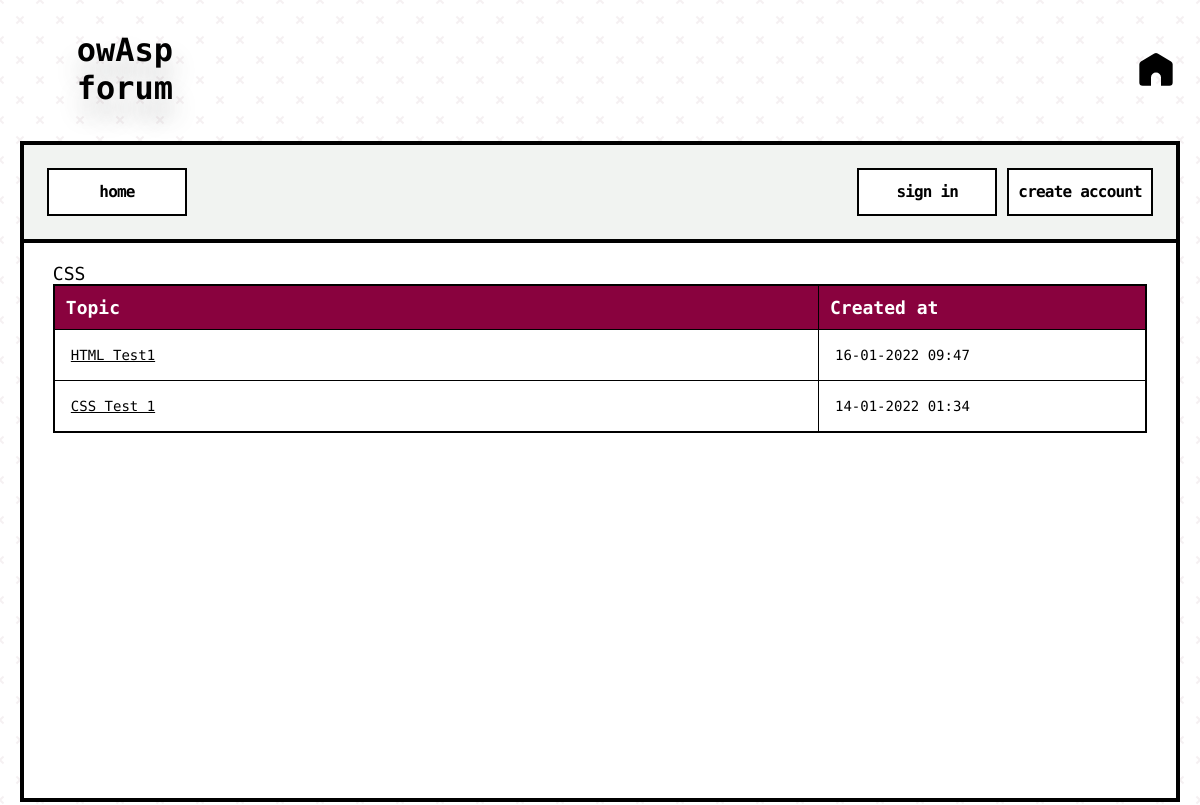
Page /forum/category.php?id=1 on the earlier database version.
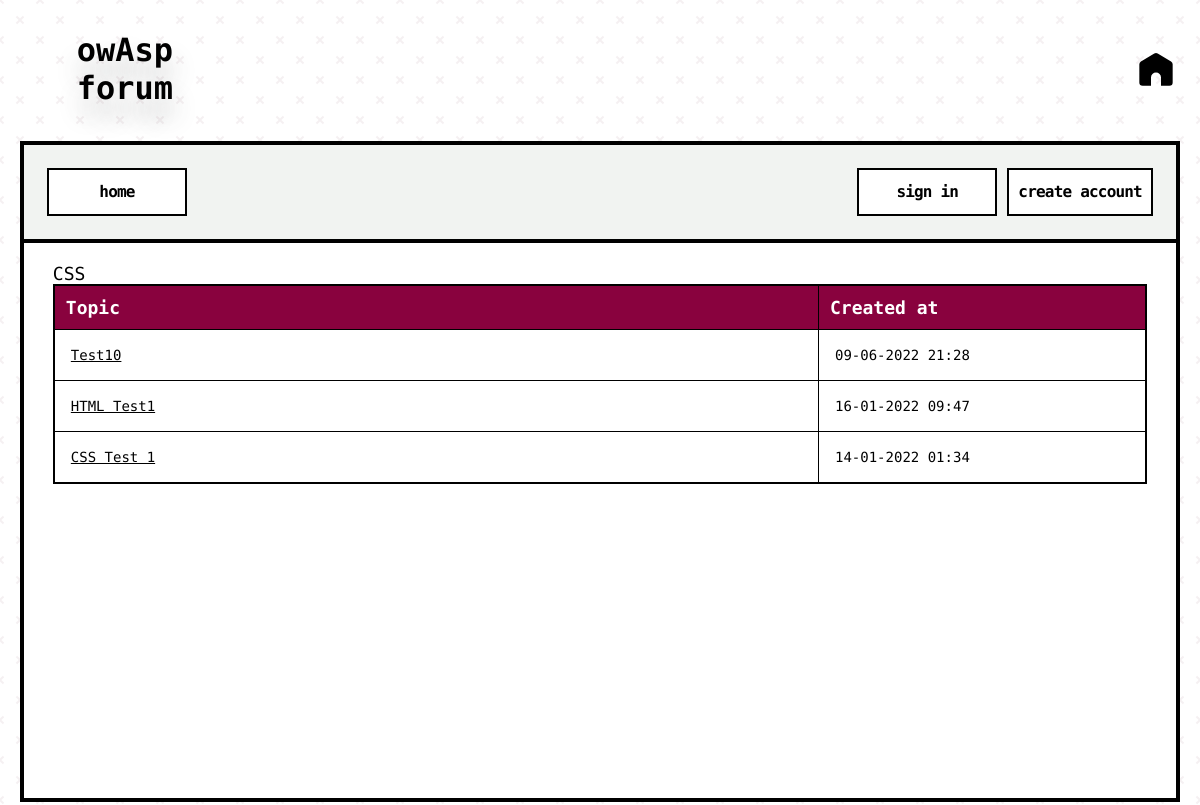
Same page on the later database version.
### tables this page shows
CREATE TABLE `categories` (
  `cat_id` int(8) NOT NULL,
  `cat_name` varchar(255) NOT NULL,
  `cat_description` varchar(255) NOT NULL
);

CREATE TABLE `topics` (
  `topic_id` int(8) NOT NULL,
  `topic_subject` varchar(255) NOT NULL,
  `topic_date` datetime NOT NULL,
  `topic_cat` int(8) NOT NULL,
  `topic_by` int(8) NOT NULL
);

### forum/category.php (the view, shortened to what this page needs)
<?php
include 'database.php';
include 'header.php';
$sql = "SELECT
			cat_id,
			cat_name,
			cat_description
		FROM
			categories
		WHERE
			cat_id = " . $_GET['id'];
$result = mysqli_query($connect_database, $sql);
if(!$result)
{
	echo '<br><font style="font-size: 14px;">The category could not be displayed, please try again later.</font><br><font style="font-size: 14px;">' .  '</font><br>';
}
else
{
	if(mysqli_num_rows($result) == 0)
	{
		echo '<br><font style="font-size: 14px;">This category does not exist.</font><br><br>';
	}
	else
	{
		while($row = mysqli_fetch_assoc($result))
		{
			echo '<font style="font-size: 18px;">' . $row['cat_name'] . '</font><br>';
		}
		$get_id = $_GET['id'];
		$sql = "SELECT
					topic_id,
					topic_subject,
					topic_date,
					topic_cat
				FROM
					topics
				WHERE
					topic_cat = '$get_id'
				ORDER BY
					topic_date
				DESC";
		$result = mysqli_query($connect_database, $sql);
		if(!$result)
		{
			echo '<br><font style="font-size: 14px;">The topics could not be displayed, please try again later.</font><br><br>';
		}
		else
		{
			if(mysqli_num_rows($result) == 0)
			{
				echo '<br><font style="font-size: 14px;">There are no topics in this category yet.</font><br><br>';
			}
			else
			{
				echo '<table border="1">
					  <tr>
						<th>Topic</th>
						<th>Created at</th>
					  </tr>';
				while($row = mysqli_fetch_assoc($result))
				{
					echo '<tr>';
						echo '<td class="leftpart">';
							echo '<font style="font-size: 14px;"><a href="topic.php?id=' . $row['topic_id'] . '">' . $row['topic_subject'] . '</a><br></font>';
						echo '</td>';
						echo '<td class="rightpart">';
							echo '<font style="font-size: 14px;">' . date('d-m-Y H:i', strtotime($row['topic_date'])) . '</font>';
						echo '</td>';
					echo '</tr>';
				}
				echo '</table>';
			}
		}
	}
}
include 'footer.php';

Differences in the rows shown:
added topics: topic_subject "Test10", topic_date "09-06-2022 21:28"
